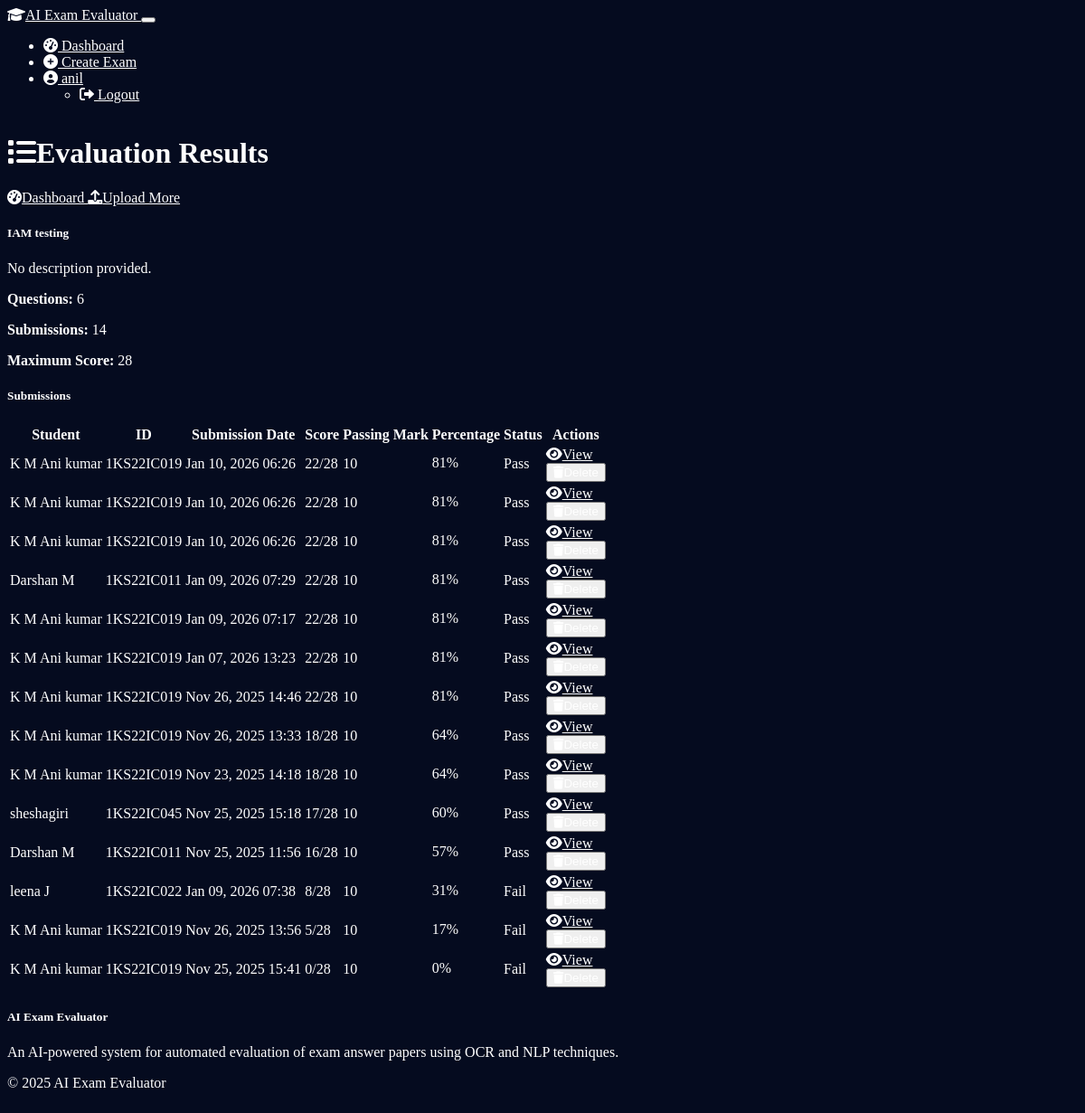
Screenshot of /exam/1/submissions (signed in) with the database file from the repository.
### models.py (models this page shows, shortened)
class User(UserMixin, db.Model):
    id = db.Column(db.Integer, primary_key=True)
    username = db.Column(db.String(64), unique=True, nullable=False)
    email = db.Column(db.String(120), unique=True, nullable=False)
    password_hash = db.Column(db.String(256))
    is_faculty = db.Column(db.Boolean, default=True)
    created_at = db.Column(db.DateTime, default=datetime.utcnow)
    exams = db.relationship('Exam', backref='faculty', lazy=True)

class Exam(db.Model):
    id = db.Column(db.Integer, primary_key=True)
    title = db.Column(db.String(128), nullable=False)
    description = db.Column(db.Text)
    created_at = db.Column(db.DateTime, default=datetime.utcnow)
    faculty_id = db.Column(db.Integer, db.ForeignKey('user.id'), nullable=False)
    questions = db.relationship('Question', backref='exam', lazy=True, cascade="all, delete-orphan")
    submissions = db.relationship('Submission', backref='exam', lazy=True, cascade="all, delete-orphan")

class Submission(db.Model):
    id = db.Column(db.Integer, primary_key=True)
    exam_id = db.Column(db.Integer, db.ForeignKey('exam.id'), nullable=False)
    student_name = db.Column(db.String(128), nullable=False)
    student_id = db.Column(db.String(64), nullable=False)
    submitted_at = db.Column(db.DateTime, default=datetime.utcnow)
    original_file = db.Column(db.String(255))  # Path to uploaded file
    extracted_text = db.Column(db.Text)  # Raw extracted text from OCR (stored in DB, not session)
    total_score = db.Column(db.Float, default=0)
    answers = db.relationship('SubmissionAnswer', backref='submission', lazy=True, cascade="all, delete-orphan")

### routes/exam_routes.py (the view)
@exam_bp.route('/exam/<int:exam_id>/submissions')
@login_required
def view_submissions(exam_id):
    exam = Exam.query.get_or_404(exam_id)
    if exam.faculty_id != current_user.id:
        flash('You do not have permission to view submissions for this exam.', 'danger')
        return redirect(url_for('exam.dashboard'))
    submissions = Submission.query.filter_by(exam_id=exam_id).order_by(Submission.submitted_at.desc()).all()
    questions = Question.query.filter_by(exam_id=exam_id).all()
    max_score = sum(q.max_score for q in questions)
    passing_mark = get_passing_mark(max_score)
    submission_rows = []
    for submission in submissions:
        _, pass_status = determine_pass_status(submission.total_score or 0, max_score)
        submission_rows.append({
            'submission': submission,
            'pass_status': pass_status
        })
    return render_template(
        'view_results.html',
        exam=exam,
        submissions=submissions,
        submission_rows=submission_rows,
        max_score=max_score,
        passing_mark=passing_mark,
        passing_percentage=int(PASSING_PERCENTAGE * 100)
    )

### app.py (called while the page is built)
@login_manager.user_loader
def load_user(user_id):
    from models import User
    try:
        return User.query.get(int(user_id))
    except (ValueError, TypeError):
        return None

### utils/scoring.py (called while the page is built)
def get_passing_mark(total_marks, passing_percentage=PASSING_PERCENTAGE):
    if total_marks is None or total_marks <= 0:
        return 0
    return int(ceil(total_marks * passing_percentage))

def determine_pass_status(score, total_marks, passing_percentage=PASSING_PERCENTAGE):
    passing_mark = get_passing_mark(total_marks, passing_percentage)
    status = "Pass" if score >= passing_mark else "Fail"
    return passing_mark, status

### templates/view_results.html (shortened to what this page needs)
{% extends "layout.html" %}
{% block content %}
<div class="container">
  <div class="d-flex justify-content-between align-items-center mb-4">
    <h1 class="h2">
      <i class="fas fa-list me-2"></i>Evaluation Results
    </h1>
    <div>
      <a href="{{ url_for('exam.dashboard') }}" class="btn btn-outline-secondary me-2">
        <i class="fas fa-tachometer-alt me-1"></i>Dashboard
      </a>
      <a href="{{ url_for('exam.upload_answers', exam_id=exam.id) }}" class="btn btn-primary">
        <i class="fas fa-upload me-1"></i>Upload More
      </a>
    </div>
  </div>
  <div class="card shadow-sm mb-4">
    <div class="card-header bg-dark">
      <h5 class="card-title mb-0">{{ exam.title }}</h5>
    </div>
    <div class="card-body">
      <div class="row">
        <div class="col-md-8">
          {% if exam.description %}
            <p>{{ exam.description }}</p>
          {% else %}
            <p class="text-muted">No description provided.</p>
          {% endif %}
        </div>
        <div class="col-md-4">
          <div class="d-flex justify-content-end">
            <div class="text-end">
              <p class="mb-1"><strong>Questions:</strong> {{ exam.questions|length }}</p>
              <p class="mb-1"><strong>Submissions:</strong> {{ exam.submissions|length }}</p>
              <p class="mb-0"><strong>Maximum Score:</strong> {{ max_score|int }}</p>
            </div>
          </div>
        </div>
      </div>
    </div>
  </div>
  <div class="card shadow-sm">
    <div class="card-header d-flex justify-content-between align-items-center">
      <h5 class="card-title mb-0">Submissions</h5>
    </div>
    <div class="card-body">
      {% if submissions %}
        <div class="table-responsive results-table">
          <table class="table table-hover text-white">
            <thead>
              <tr>
                <th>Student</th>
                <th>ID</th>
                <th>Submission Date</th>
                <th class="text-center">Score</th>
                <th class="text-center">Passing Mark</th>
                <th class="text-center">Percentage</th>
                <th class="text-center">Status</th>
                <th class="text-end">Actions</th>
              </tr>
            </thead>
            <tbody>
              {% for row in submission_rows|sort(attribute='submission.total_score', reverse=True) %}
                {% set submission = row.submission %}
                {% set pass_status = row.pass_status %}
                {% set percentage = (submission.total_score / max_score) * 100 %}
                <tr>
                  <td>{{ submission.student_name }}</td>
                  <td>{{ submission.student_id }}</td>
                  <td>{{ submission.submitted_at.strftime('%b %d, %Y %H:%M') }}</td>
                  <td class="text-center">{{ submission.total_score|int }}/{{ max_score|int }}</td>
                  <td class="text-center">{{ passing_mark }}</td>
                  <td class="text-center">
                    <div class="progress" style="height: 20px;">
                      <div class="progress-bar
                        {% if percentage >= 70 %}bg-success
                        {% elif percentage >= 40 %}bg-warning
                        {% else %}bg-danger{% endif %}"
                        role="progressbar"
                        style="width: {{ percentage|int }}%"
                        aria-valuenow="{{ percentage|int }}"
                        aria-valuemin="0"
                        aria-valuemax="100">
                        {{ percentage|int }}%
                      </div>
                    </div>
                  </td>
                  <td class="text-center">
                    <span class="badge {% if pass_status == 'Pass' %}bg-success{% else %}bg-danger{% endif %}">
                      {{ pass_status }}
                    </span>
                  </td>
                  <td class="text-end">
                    <a href="{{ url_for('exam.view_submission', exam_id=exam.id, submission_id=submission.id) }}" class="btn btn-sm btn-outline-primary">
                      <i class="fas fa-eye me-1"></i>View
                    </a>
                    <form action="{{ url_for('exam.delete_submission', exam_id=exam.id, submission_id=submission.id) }}" method="POST" class="d-inline" onsubmit="return confirm('Are you sure you want to delete this submission?');">
                      <button type="submit" class="btn btn-sm btn-outline-danger">
                        <i class="fas fa-trash me-1"></i>Delete
                      </button>
                    </form>
                  </td>
                </tr>
              {% endfor %}
            </tbody>
          </table>
        </div>
      {% endif %}
    </div>
  </div>
</div>
{% endblock %}

### templates/layout.html (shortened to what this page needs)
<!DOCTYPE html>
<html lang="en">
<head>
  <link rel="stylesheet" href="https://cdn.replit.com/agent/bootstrap-agent-dark-theme.min.css">
  <link rel="stylesheet" href="https://cdnjs.cloudflare.com/ajax/libs/font-awesome/6.0.0/css/all.min.css">
  <link rel="stylesheet" href="{{ url_for('static', filename='css/custom.css') }}">
</head>
<body data-bs-theme="dark">
  <nav class="navbar navbar-expand-lg navbar-dark bg-dark">
    <div class="container">
      <a class="navbar-brand" href="{{ url_for('auth.index') }}">
        <i class="fas fa-graduation-cap me-2"></i>AI Exam Evaluator
      </a>
      <button class="navbar-toggler" type="button" data-bs-toggle="collapse" data-bs-target="#navbarNav">
      </button>
      <div class="collapse navbar-collapse" id="navbarNav">
        <ul class="navbar-nav ms-auto">
          {% if current_user.is_authenticated %}
            <li class="nav-item">
              <a class="nav-link" href="{{ url_for('exam.dashboard') }}">
                <i class="fas fa-tachometer-alt me-1"></i> Dashboard
              </a>
            </li>
            <li class="nav-item">
              <a class="nav-link" href="{{ url_for('exam.create_exam') }}">
                <i class="fas fa-plus-circle me-1"></i> Create Exam
              </a>
            </li>
            <li class="nav-item dropdown">
              <a class="nav-link dropdown-toggle" href="#" id="navbarDropdown" role="button" data-bs-toggle="dropdown">
                <i class="fas fa-user-circle me-1"></i> {{ current_user.username }}
              </a>
              <ul class="dropdown-menu dropdown-menu-end">
                <li>
                  <a class="dropdown-item" href="{{ url_for('auth.logout') }}">
                    <i class="fas fa-sign-out-alt me-1"></i> Logout
                  </a>
                </li>
              </ul>
            </li>
          {% endif %}
        </ul>
      </div>
    </div>
  </nav>
  <main class="container py-4">
    {% block content %}{% endblock %}
  </main>
  <footer class="bg-dark text-light py-4 mt-5">
    <div class="container">
      <div class="row">
        <div class="col-md-6">
          <h5>AI Exam Evaluator</h5>
          <p>An AI-powered system for automated evaluation of exam answer papers using OCR and NLP techniques.</p>
        </div>
        <div class="col-md-6 text-md-end">
          <p>&copy; 2025 AI Exam Evaluator</p>
        </div>
      </div>
    </div>
  </footer>
</body>
</html>

### static/css/custom.css (style rules this page uses)
body { min-height: 100vh; display: flex; flex-direction: column; color: #fff; background-color: #050b1f; }
body, body * { color: #fff !important; }
main { flex: 1; }
.progress-bar { transition: width 1s ease-in-out; }

### templates/view_results.html (style rules this page uses)
.results-table table { color: #fff; }
.results-table thead th { color: rgba(255, 255, 255, 0.85); border-color: rgba(255, 255, 255, 0.15); }
.results-table tbody td { border-color: rgba(255, 255, 255, 0.06); }

### rows the page displays
User: username "anil"
Exam: title "IAM testing"
Submission: student_name "K M Ani kumar", student_id "1KS22IC019", submitted_at "Jan 10, 2026 06:26", total_score "22"
Submission: student_name "K M Ani kumar", student_id "1KS22IC019", submitted_at "Jan 10, 2026 06:26", total_score "22"
Submission: student_name "K M Ani kumar", student_id "1KS22IC019", submitted_at "Jan 10, 2026 06:26", total_score "22"
Submission: student_name "Darshan M", student_id "1KS22IC011", submitted_at "Jan 09, 2026 07:29", total_score "22"
Submission: student_name "K M Ani kumar", student_id "1KS22IC019", submitted_at "Jan 09, 2026 07:17", total_score "22"
Submission: student_name "K M Ani kumar", student_id "1KS22IC019", submitted_at "Jan 07, 2026 13:23", total_score "22"
Submission: student_name "K M Ani kumar", student_id "1KS22IC019", submitted_at "Nov 26, 2025 14:46", total_score "22"
Submission: student_name "K M Ani kumar", student_id "1KS22IC019", submitted_at "Nov 26, 2025 13:33", total_score "18"
Submission: student_name "K M Ani kumar", student_id "1KS22IC019", submitted_at "Nov 23, 2025 14:18", total_score "18"
Submission: student_name "sheshagiri", student_id "1KS22IC045", submitted_at "Nov 25, 2025 15:18", total_score "17"
Submission: student_name "Darshan M", student_id "1KS22IC011", submitted_at "Nov 25, 2025 11:56", total_score "16"
Submission: student_name "leena J", student_id "1KS22IC022", submitted_at "Jan 09, 2026 07:38", total_score "8"
Submission: student_name "K M Ani kumar", student_id "1KS22IC019", submitted_at "Nov 26, 2025 13:56", total_score "5"
Submission: student_name "K M Ani kumar", student_id "1KS22IC019", submitted_at "Nov 25, 2025 15:41", total_score "0"

### other values shown
{{ exam.questions|length }} "6"
{{ exam.submissions|length }} "14"
{{ max_score|int }} "28"
{{ max_score|int }} "28" "28" "28" "28" "28" "28" "28" "28" "28" "28" "28" "28" "28" "28"
{{ passing_mark }} "10" "10" "10" "10" "10" "10" "10" "10" "10" "10" "10" "10" "10" "10"
{{ percentage|int }} "81" "81" "81" "81" "81" "81" "81" "64" "64" "60" "57" "31" "17" "0"
{{ pass_status }} "Pass" "Pass" "Pass" "Pass" "Pass" "Pass" "Pass" "Pass" "Pass" "Pass" "Pass" "Fail" "Fail" "Fail"
